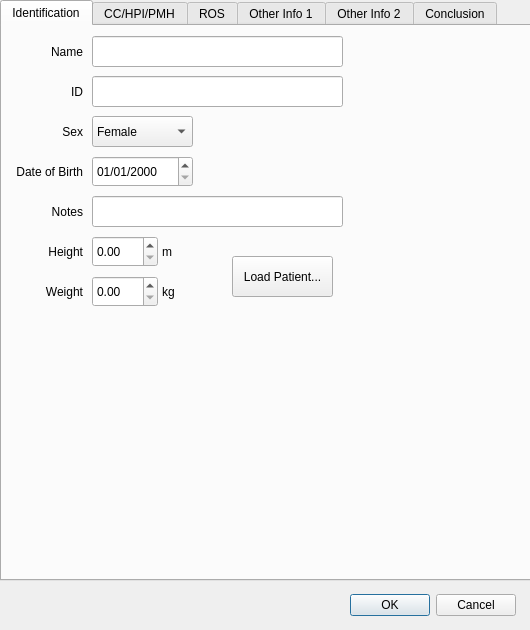
<?xml version="1.0" encoding="UTF-8"?>
<ui version="4.0">
 <class>NewAnamnesis</class>
 <widget class="QDialog" name="NewAnamnesis">
  <property name="geometry">
   <rect>
    <x>0</x>
    <y>0</y>
    <width>530</width>
    <height>630</height>
   </rect>
  </property>
  <property name="windowTitle">
   <string>Anamnesis</string>
  </property>
  <widget class="QTabWidget" name="tabWidget">
   <property name="geometry">
    <rect>
     <x>0</x>
     <y>0</y>
     <width>531</width>
     <height>581</height>
    </rect>
   </property>
   <property name="currentIndex">
    <number>0</number>
   </property>
   <widget class="QWidget" name="tab_patient">
    <attribute name="title">
     <string>Identification</string>
    </attribute>
    <widget class="QLabel" name="label_name">
     <property name="geometry">
      <rect>
       <x>0</x>
       <y>10</y>
       <width>81</width>
       <height>31</height>
      </rect>
     </property>
     <property name="text">
      <string>Name</string>
     </property>
     <property name="alignment">
      <set>Qt::AlignRight|Qt::AlignTrailing|Qt::AlignVCenter</set>
     </property>
    </widget>
    <widget class="QLabel" name="label_sex">
     <property name="geometry">
      <rect>
       <x>0</x>
       <y>90</y>
       <width>81</width>
       <height>31</height>
      </rect>
     </property>
     <property name="text">
      <string>Sex</string>
     </property>
     <property name="alignment">
      <set>Qt::AlignRight|Qt::AlignTrailing|Qt::AlignVCenter</set>
     </property>
    </widget>
    <widget class="QLabel" name="label_dob">
     <property name="geometry">
      <rect>
       <x>0</x>
       <y>130</y>
       <width>81</width>
       <height>31</height>
      </rect>
     </property>
     <property name="text">
      <string>Date of Birth</string>
     </property>
     <property name="alignment">
      <set>Qt::AlignRight|Qt::AlignTrailing|Qt::AlignVCenter</set>
     </property>
    </widget>
    <widget class="QLineEdit" name="lineEdit_name">
     <property name="geometry">
      <rect>
       <x>90</x>
       <y>10</y>
       <width>251</width>
       <height>31</height>
      </rect>
     </property>
    </widget>
    <widget class="QLineEdit" name="lineEdit_ID">
     <property name="geometry">
      <rect>
       <x>90</x>
       <y>50</y>
       <width>251</width>
       <height>31</height>
      </rect>
     </property>
    </widget>
    <widget class="QLabel" name="label_id">
     <property name="geometry">
      <rect>
       <x>0</x>
       <y>50</y>
       <width>81</width>
       <height>31</height>
      </rect>
     </property>
     <property name="text">
      <string>ID</string>
     </property>
     <property name="alignment">
      <set>Qt::AlignRight|Qt::AlignTrailing|Qt::AlignVCenter</set>
     </property>
    </widget>
    <widget class="QComboBox" name="comboBox_sex">
     <property name="geometry">
      <rect>
       <x>90</x>
       <y>90</y>
       <width>101</width>
       <height>31</height>
      </rect>
     </property>
     <item>
      <property name="text">
       <string>Female</string>
      </property>
     </item>
     <item>
      <property name="text">
       <string>Male</string>
      </property>
     </item>
    </widget>
    <widget class="QDateEdit" name="dateEdit">
     <property name="geometry">
      <rect>
       <x>90</x>
       <y>130</y>
       <width>101</width>
       <height>31</height>
      </rect>
     </property>
     <property name="displayFormat">
      <string>dd/MM/yyyy</string>
     </property>
    </widget>
    <widget class="QLabel" name="label_name_height">
     <property name="geometry">
      <rect>
       <x>0</x>
       <y>210</y>
       <width>81</width>
       <height>31</height>
      </rect>
     </property>
     <property name="text">
      <string>Height</string>
     </property>
     <property name="alignment">
      <set>Qt::AlignRight|Qt::AlignTrailing|Qt::AlignVCenter</set>
     </property>
    </widget>
    <widget class="QLabel" name="label_name_weight">
     <property name="geometry">
      <rect>
       <x>0</x>
       <y>250</y>
       <width>81</width>
       <height>31</height>
      </rect>
     </property>
     <property name="text">
      <string>Weight</string>
     </property>
     <property name="alignment">
      <set>Qt::AlignRight|Qt::AlignTrailing|Qt::AlignVCenter</set>
     </property>
    </widget>
    <widget class="QDoubleSpinBox" name="doubleSpinBox_height">
     <property name="geometry">
      <rect>
       <x>90</x>
       <y>210</y>
       <width>66</width>
       <height>31</height>
      </rect>
     </property>
     <property name="singleStep">
      <double>0.100000000000000</double>
     </property>
    </widget>
    <widget class="QDoubleSpinBox" name="doubleSpinBox_weight">
     <property name="geometry">
      <rect>
       <x>90</x>
       <y>250</y>
       <width>66</width>
       <height>31</height>
      </rect>
     </property>
     <property name="singleStep">
      <double>1.000000000000000</double>
     </property>
    </widget>
    <widget class="QLabel" name="label_name_heightUnit">
     <property name="geometry">
      <rect>
       <x>160</x>
       <y>210</y>
       <width>21</width>
       <height>31</height>
      </rect>
     </property>
     <property name="text">
      <string>m</string>
     </property>
     <property name="alignment">
      <set>Qt::AlignLeading|Qt::AlignLeft|Qt::AlignVCenter</set>
     </property>
    </widget>
    <widget class="QLabel" name="label_name_weightUnit">
     <property name="geometry">
      <rect>
       <x>160</x>
       <y>250</y>
       <width>21</width>
       <height>31</height>
      </rect>
     </property>
     <property name="text">
      <string>kg</string>
     </property>
     <property name="alignment">
      <set>Qt::AlignLeading|Qt::AlignLeft|Qt::AlignVCenter</set>
     </property>
    </widget>
    <widget class="QPushButton" name="pushButton">
     <property name="geometry">
      <rect>
       <x>230</x>
       <y>230</y>
       <width>101</width>
       <height>41</height>
      </rect>
     </property>
     <property name="text">
      <string>Load Patient...</string>
     </property>
    </widget>
    <widget class="QLineEdit" name="lineEdit_notes">
     <property name="geometry">
      <rect>
       <x>90</x>
       <y>170</y>
       <width>251</width>
       <height>31</height>
      </rect>
     </property>
    </widget>
    <widget class="QLabel" name="label_notes">
     <property name="geometry">
      <rect>
       <x>0</x>
       <y>170</y>
       <width>81</width>
       <height>31</height>
      </rect>
     </property>
     <property name="text">
      <string>Notes</string>
     </property>
     <property name="alignment">
      <set>Qt::AlignRight|Qt::AlignTrailing|Qt::AlignVCenter</set>
     </property>
    </widget>
   </widget>
   <widget class="QWidget" name="tab_cc">
    <attribute name="title">
     <string>CC/HPI/PMH</string>
    </attribute>
    <widget class="QLabel" name="label_chiefComplaint">
     <property name="geometry">
      <rect>
       <x>10</x>
       <y>10</y>
       <width>131</width>
       <height>16</height>
      </rect>
     </property>
     <property name="text">
      <string>Chief Complaint (CC)</string>
     </property>
    </widget>
    <widget class="QPlainTextEdit" name="plainTextEdit_chiefComplaint">
     <property name="geometry">
      <rect>
       <x>10</x>
       <y>30</y>
       <width>511</width>
       <height>151</height>
      </rect>
     </property>
     <property name="plainText">
      <string/>
     </property>
    </widget>
    <widget class="QPlainTextEdit" name="plainTextEdit_historyPresentIllness">
     <property name="geometry">
      <rect>
       <x>10</x>
       <y>210</y>
       <width>511</width>
       <height>151</height>
      </rect>
     </property>
     <property name="plainText">
      <string/>
     </property>
    </widget>
    <widget class="QLabel" name="label_historyPresentIllness">
     <property name="geometry">
      <rect>
       <x>10</x>
       <y>190</y>
       <width>211</width>
       <height>16</height>
      </rect>
     </property>
     <property name="text">
      <string>History of the Present Illness (HPI)</string>
     </property>
    </widget>
    <widget class="QPlainTextEdit" name="plainTextEdit_pastMedicalHistory">
     <property name="geometry">
      <rect>
       <x>10</x>
       <y>390</y>
       <width>511</width>
       <height>151</height>
      </rect>
     </property>
     <property name="plainText">
      <string/>
     </property>
    </widget>
    <widget class="QLabel" name="label_pastMedicalHistory">
     <property name="geometry">
      <rect>
       <x>10</x>
       <y>370</y>
       <width>171</width>
       <height>16</height>
      </rect>
     </property>
     <property name="text">
      <string>Past Medical History (PMH)</string>
     </property>
    </widget>
   </widget>
   <widget class="QWidget" name="tab_ros">
    <attribute name="title">
     <string>ROS</string>
    </attribute>
    <widget class="QLabel" name="label_cardiovascular">
     <property name="geometry">
      <rect>
       <x>10</x>
       <y>10</y>
       <width>141</width>
       <height>16</height>
      </rect>
     </property>
     <property name="text">
      <string>Cardiovascular System</string>
     </property>
    </widget>
    <widget class="QPlainTextEdit" name="plainTextEdit_cardiovascular">
     <property name="geometry">
      <rect>
       <x>10</x>
       <y>30</y>
       <width>511</width>
       <height>31</height>
      </rect>
     </property>
    </widget>
    <widget class="QPlainTextEdit" name="plainTextEdit_respiratory">
     <property name="geometry">
      <rect>
       <x>10</x>
       <y>90</y>
       <width>511</width>
       <height>31</height>
      </rect>
     </property>
    </widget>
    <widget class="QLabel" name="label_respiratory">
     <property name="geometry">
      <rect>
       <x>10</x>
       <y>70</y>
       <width>141</width>
       <height>16</height>
      </rect>
     </property>
     <property name="text">
      <string>Respiratory System</string>
     </property>
    </widget>
    <widget class="QPlainTextEdit" name="plainTextEdit_gastrointestinal">
     <property name="geometry">
      <rect>
       <x>10</x>
       <y>150</y>
       <width>511</width>
       <height>31</height>
      </rect>
     </property>
    </widget>
    <widget class="QLabel" name="label_gastrointestinal">
     <property name="geometry">
      <rect>
       <x>10</x>
       <y>130</y>
       <width>151</width>
       <height>16</height>
      </rect>
     </property>
     <property name="text">
      <string>Gastrointestinal System</string>
     </property>
    </widget>
    <widget class="QPlainTextEdit" name="plainTextEdit_genitourinary">
     <property name="geometry">
      <rect>
       <x>10</x>
       <y>210</y>
       <width>511</width>
       <height>31</height>
      </rect>
     </property>
    </widget>
    <widget class="QLabel" name="label_genitourinary">
     <property name="geometry">
      <rect>
       <x>10</x>
       <y>190</y>
       <width>141</width>
       <height>16</height>
      </rect>
     </property>
     <property name="text">
      <string>Genitourinary System</string>
     </property>
    </widget>
    <widget class="QPlainTextEdit" name="plainTextEdit_nervous">
     <property name="geometry">
      <rect>
       <x>10</x>
       <y>270</y>
       <width>511</width>
       <height>31</height>
      </rect>
     </property>
    </widget>
    <widget class="QLabel" name="label_nervous">
     <property name="geometry">
      <rect>
       <x>10</x>
       <y>250</y>
       <width>141</width>
       <height>16</height>
      </rect>
     </property>
     <property name="text">
      <string>Nervous System</string>
     </property>
    </widget>
    <widget class="QPlainTextEdit" name="plainTextEdit_cranial">
     <property name="geometry">
      <rect>
       <x>10</x>
       <y>330</y>
       <width>511</width>
       <height>31</height>
      </rect>
     </property>
    </widget>
    <widget class="QLabel" name="label_cranial">
     <property name="geometry">
      <rect>
       <x>10</x>
       <y>310</y>
       <width>171</width>
       <height>16</height>
      </rect>
     </property>
     <property name="text">
      <string>Cranial Nerves Symptoms</string>
     </property>
    </widget>
    <widget class="QPlainTextEdit" name="plainTextEdit_endocrine">
     <property name="geometry">
      <rect>
       <x>10</x>
       <y>390</y>
       <width>511</width>
       <height>31</height>
      </rect>
     </property>
    </widget>
    <widget class="QLabel" name="label_endocrine">
     <property name="geometry">
      <rect>
       <x>10</x>
       <y>370</y>
       <width>171</width>
       <height>16</height>
      </rect>
     </property>
     <property name="text">
      <string>Endocrine System</string>
     </property>
    </widget>
    <widget class="QPlainTextEdit" name="plainTextEdit_musculoskeletal">
     <property name="geometry">
      <rect>
       <x>10</x>
       <y>450</y>
       <width>511</width>
       <height>31</height>
      </rect>
     </property>
    </widget>
    <widget class="QLabel" name="label_musculoskeletal">
     <property name="geometry">
      <rect>
       <x>10</x>
       <y>430</y>
       <width>171</width>
       <height>16</height>
      </rect>
     </property>
     <property name="text">
      <string>Musculoskeletal System</string>
     </property>
    </widget>
    <widget class="QPlainTextEdit" name="plainTextEdit_skin">
     <property name="geometry">
      <rect>
       <x>10</x>
       <y>510</y>
       <width>511</width>
       <height>31</height>
      </rect>
     </property>
    </widget>
    <widget class="QLabel" name="label_skin">
     <property name="geometry">
      <rect>
       <x>10</x>
       <y>490</y>
       <width>171</width>
       <height>16</height>
      </rect>
     </property>
     <property name="text">
      <string>Skin</string>
     </property>
    </widget>
   </widget>
   <widget class="QWidget" name="tab_other1">
    <attribute name="title">
     <string>Other Info 1</string>
    </attribute>
    <widget class="QLabel" name="label_family">
     <property name="geometry">
      <rect>
       <x>10</x>
       <y>10</y>
       <width>101</width>
       <height>16</height>
      </rect>
     </property>
     <property name="text">
      <string>Family Diseases</string>
     </property>
    </widget>
    <widget class="QPlainTextEdit" name="plainTextEdit_family">
     <property name="geometry">
      <rect>
       <x>10</x>
       <y>30</y>
       <width>511</width>
       <height>151</height>
      </rect>
     </property>
    </widget>
    <widget class="QPlainTextEdit" name="plainTextEdit_childhood">
     <property name="geometry">
      <rect>
       <x>10</x>
       <y>210</y>
       <width>511</width>
       <height>151</height>
      </rect>
     </property>
    </widget>
    <widget class="QLabel" name="label_childhood">
     <property name="geometry">
      <rect>
       <x>10</x>
       <y>190</y>
       <width>131</width>
       <height>16</height>
      </rect>
     </property>
     <property name="text">
      <string>Childhood Diseases</string>
     </property>
    </widget>
    <widget class="QLabel" name="label_social">
     <property name="geometry">
      <rect>
       <x>10</x>
       <y>370</y>
       <width>91</width>
       <height>16</height>
      </rect>
     </property>
     <property name="text">
      <string>Social History</string>
     </property>
    </widget>
    <widget class="QPlainTextEdit" name="plainTextEdit_social">
     <property name="geometry">
      <rect>
       <x>10</x>
       <y>390</y>
       <width>511</width>
       <height>151</height>
      </rect>
     </property>
    </widget>
   </widget>
   <widget class="QWidget" name="tab_other2">
    <attribute name="title">
     <string>Other Info 2</string>
    </attribute>
    <widget class="QLabel" name="label_medications">
     <property name="geometry">
      <rect>
       <x>10</x>
       <y>10</y>
       <width>91</width>
       <height>16</height>
      </rect>
     </property>
     <property name="text">
      <string>Medications</string>
     </property>
    </widget>
    <widget class="QPlainTextEdit" name="plainTextEdit_medications">
     <property name="geometry">
      <rect>
       <x>10</x>
       <y>30</y>
       <width>511</width>
       <height>151</height>
      </rect>
     </property>
    </widget>
    <widget class="QLabel" name="label_sexual">
     <property name="geometry">
      <rect>
       <x>10</x>
       <y>370</y>
       <width>101</width>
       <height>16</height>
      </rect>
     </property>
     <property name="text">
      <string>Sexual History</string>
     </property>
    </widget>
    <widget class="QPlainTextEdit" name="plainTextEdit_sexual">
     <property name="geometry">
      <rect>
       <x>10</x>
       <y>390</y>
       <width>511</width>
       <height>151</height>
      </rect>
     </property>
    </widget>
    <widget class="QLabel" name="label_allergies">
     <property name="geometry">
      <rect>
       <x>10</x>
       <y>190</y>
       <width>91</width>
       <height>16</height>
      </rect>
     </property>
     <property name="text">
      <string>Allergies</string>
     </property>
    </widget>
    <widget class="QPlainTextEdit" name="plainTextEdit_allergies">
     <property name="geometry">
      <rect>
       <x>10</x>
       <y>210</y>
       <width>511</width>
       <height>151</height>
      </rect>
     </property>
    </widget>
   </widget>
   <widget class="QWidget" name="conclusion">
    <attribute name="title">
     <string>Conclusion</string>
    </attribute>
    <widget class="QPlainTextEdit" name="plainTextEdit_conclusion">
     <property name="geometry">
      <rect>
       <x>10</x>
       <y>30</y>
       <width>511</width>
       <height>511</height>
      </rect>
     </property>
    </widget>
    <widget class="QLabel" name="label_conclusion">
     <property name="geometry">
      <rect>
       <x>10</x>
       <y>10</y>
       <width>81</width>
       <height>16</height>
      </rect>
     </property>
     <property name="text">
      <string>Conclusion</string>
     </property>
    </widget>
   </widget>
  </widget>
  <widget class="QDialogButtonBox" name="buttonBox">
   <property name="geometry">
    <rect>
     <x>350</x>
     <y>590</y>
     <width>166</width>
     <height>31</height>
    </rect>
   </property>
   <property name="standardButtons">
    <set>QDialogButtonBox::Cancel|QDialogButtonBox::Ok</set>
   </property>
  </widget>
 </widget>
 <resources/>
 <connections/>
</ui>
